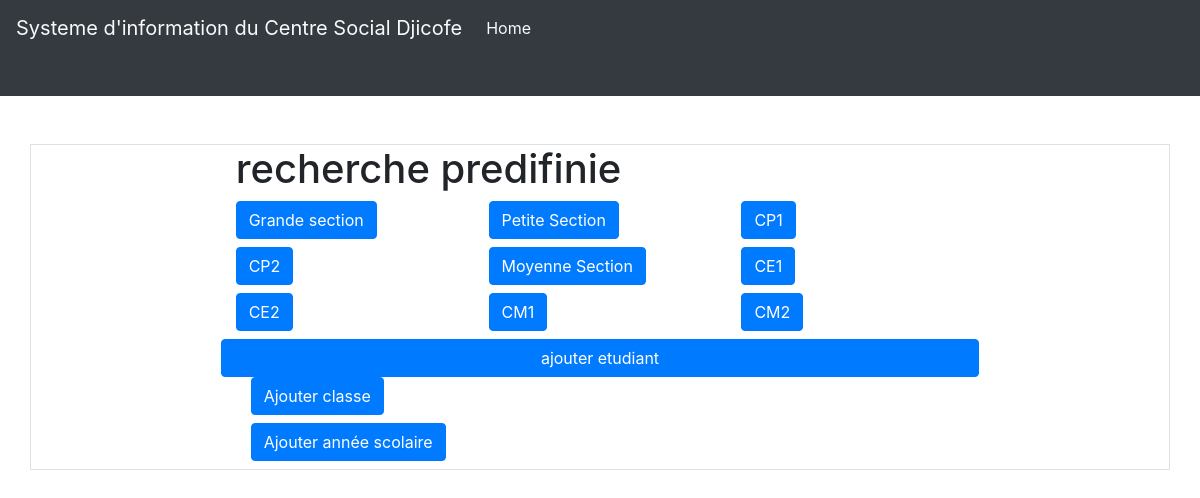
The page /homepage/acceuil/ on the database as committed earlier.
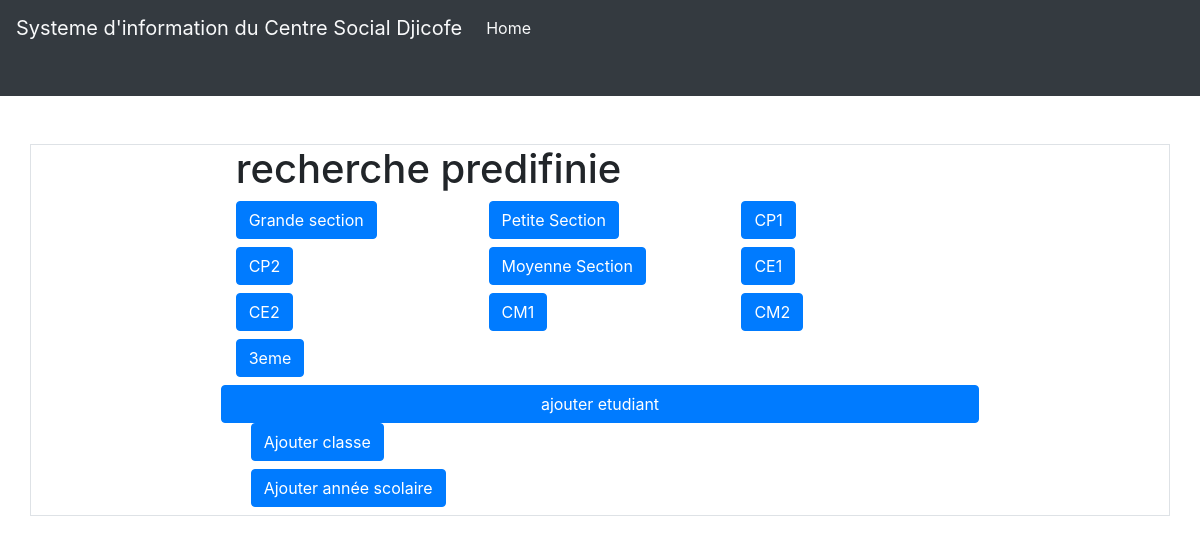
The same page on the database as committed later.
### scuelo/models.py (models this page shows, shortened)
class Classe(models.Model):
    type_ecole = models.CharField(max_length=14, choices=TYPE_ECOLE ,  default="")
    nom = models.CharField(max_length=23, null=False , default="")

### scuelo/views.py (the view)
# urls.py: path('acceuil/', home_view, name='home'),
def home_view(request):
    classes = Classe.objects.all()
    return render(request, 'scuelo/scuelo_acceuil.html' , {'classes' :classes})

### scuelo/templates/scuelo/scuelo_acceuil.html (shortened to what this page needs)
{% extends 'layout.html' %}
{% block header %}
<nav class="navbar navbar-expand-lg navbar-light bg-dark pb-5 mb-5 mt-9">
  <a class="navbar-brand text-light" href="{% url 'home' %}">Systeme d'information du Centre Social Djicofe</a>
  <div class="collapse navbar-collapse" id="navbarNav">
      <ul class="navbar-nav">
          <li class="nav-item active">
              <a class="nav-link text-light" href="{% url 'home' %}">Home <span class="sr-only">(current)</span></a>
          </li>
      </ul>
  </div>
</nav>
{% endblock header %}
{% block content %}
  <div class="container  border  border">
  <div class="row justify-content-center ">
    <div class="col-md-8">
      <div class="h1" role="alert">
        recherche predifinie
      </div>
    </div>
  </div>
  <div class="row justify-content-center">
    <div class="col-md-8">
      <div class="row">
        {% for classe in classes %}
        <div class="col-md-4 mb-2">
              <a href="{% url 'student_list' classe.id %}" class="btn  btn-primary">{{ classe.nom }}</a>
        </div>
        {% endfor %}
        <a href="{% url 'create_student' %}" class="btn btn-primary">ajouter etudiant</a>
      </div>
      <div class="col-md-4 mb-2">
        <a href="{% url 'create_classe' %}" class="btn btn-primary">Ajouter classe</a>
      </div>
      <div class="col-md-4 mb-2">
        <a href="{% url 'create_annee_scolaire' %}" class="btn btn-primary">Ajouter année scolaire</a>
      </div>
    </div>
  </div>
</div>
{% endblock content %}

Rows that differ between the two databases and show on the page:
added Classe: nom "3eme"
